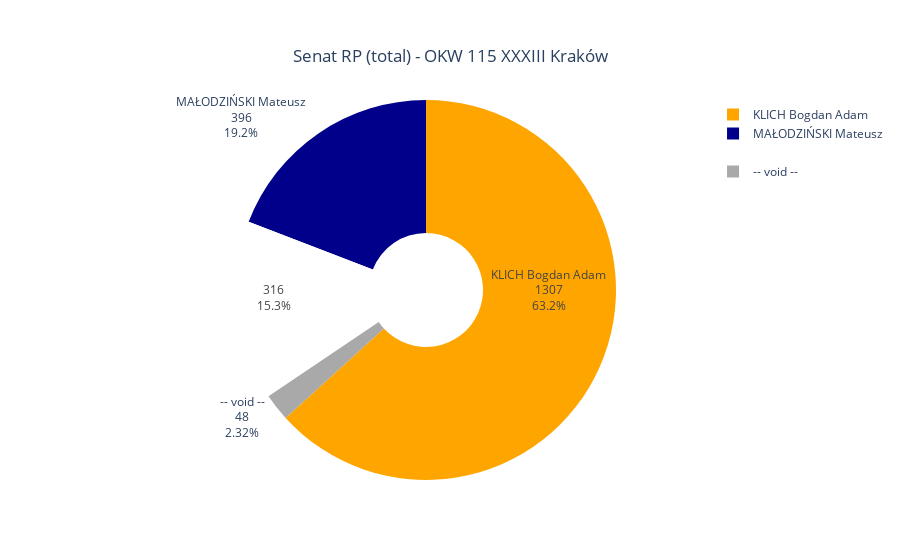

Notebook code cell kept with this figure:
### Code cell
#Senat graph
senat_plot = plt.Figure(data=plt.Pie(labels=senat_df.columns, values=senat_df.loc[115], hole=.3, textinfo='label+percent+value',
                             insidetextorientation='radial'))
senat_plot.update_layout(
    title={
        'text': "Senat RP (total) - OKW 115 XXXIII Kraków ",
        'x': 0.5,
        'xanchor': 'center',
        'yanchor': 'top'})
senat_plot.update_traces(marker=dict(colors=['orange', 'darkblue', 'darkgrey', 'white']))
senat_plot.show()

### Figure 1 — Plotly figure (JSON) as saved in the notebook; plotly's stock layout.template omitted (floating-point values rounded to 4 significant figures)
{"data": [{"hole": 0.3, "insidetextorientation": "radial", "labels": ["KLICH Bogdan Adam", "MAŁODZIŃSKI Mateusz", "-- void --", " "], "marker": {"colors": ["orange", "darkblue", "darkgrey", "white"]}, "textinfo": "label+percent+value", "type": "pie", "values": [1307, 396, 48, 316]}], "layout": {"title": {"text": "Senat RP (total) - OKW 115 XXXIII Kraków ", "x": 0.5, "xanchor": "center", "yanchor": "top"}}}
